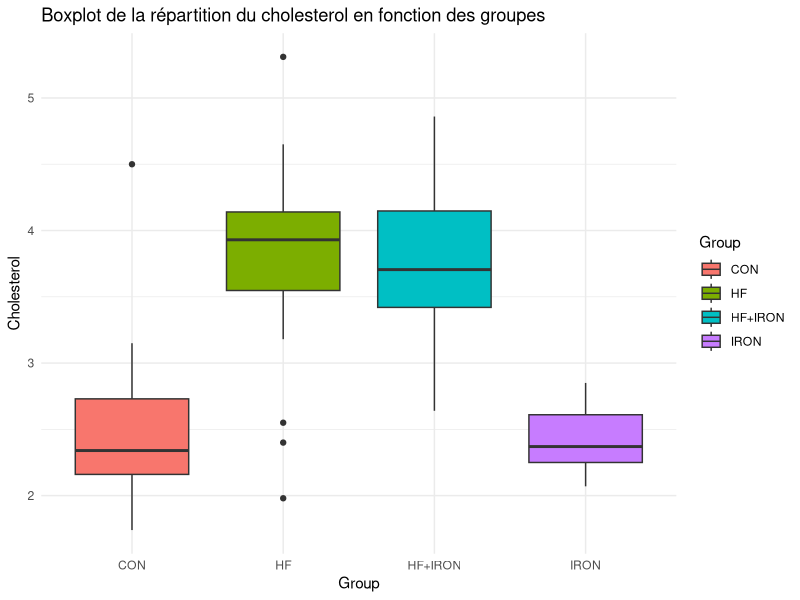

Generate this figure with R:
## ---- chunk 1
library(readr)
meta_data <- read_delim("Steatosis_phenotype.csv",
delim = ";", escape_double = FALSE, trim_ws = TRUE)
#View(meta_data)
#str(meta_data)
## ---- chunk 2
lines_with_na = which(is.na(apply(meta_data[,-c(2,4)],1,sum)))
lines_with_na
## ---- chunk 3
## Nombre de lignes ## (Number of samples)
paste("Le nombre de lignes est :",nrow(meta_data))

## Suppression des lignes non nulles
#meta_data <- meta_data[lines_with_na,]


## Nombre de groupes ## (Number of groups)
paste("Le nombre de groupes uniques est :",length(unique(meta_data[["Group"]])))

## Nombre de samples par groupe ## (Number of samples per group)

group_counts <- table(meta_data[,2])
#col_names = names(group_counts)
paste("Le nombre de sample par groupe est : ")
print(group_counts)

## ---- chunk 4
library(dplyr)
meta_data %>%
group_by(Group) %>%
summarise(mean = mean(Cholesterol,na.rm = TRUE),
std = sd(Cholesterol,na.rm = TRUE),
n = n())

## ---- chunk 5
library(ggplot2)
ggplot(meta_data,aes(x=Group,y=Cholesterol,fill=Group)) + geom_boxplot() + theme_minimal() + labs(title="Boxplot de la répartition du cholesterol en fonction des groupes")
## ---- chunk 6
library(tidyr)
meta_data.explore <- meta_data[,-c(1,4)]
resume_stats <- meta_data.explore %>%
pivot_longer(cols = -Group,
           names_to = "Variable",
              values_to = "Valeur") %>%
  group_by(Group,Variable) %>% summarise(
Mean = mean(Valeur, na.rm = TRUE),
SD = sd(Valeur, na.rm = TRUE),
.groups = "drop"
)

resume_stats

